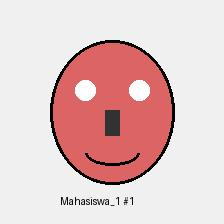
#> input picture Tugas/Dataset/Mahasiswa_1/wajah_1.jpg, 224 x 224 px, given in place of the camera
$ python capture_dataset.py
#> lines starting #> are read from the running program, lines starting #| are printed output that depends on the picture; after the words box and inside, x2 and y2 are one past the last pixel; in counts of white or black regions, pixels touching at a corner belong together
#> the answer given: y
"""
Program Pengambilan Citra Wajah Anggota Kelompok (3 Mahasiswa)
Menggunakan OpenCV Haar Cascade Classifier
"""

import cv2
import os
import sys
import time

def ambil_foto_webcam(nama_mahasiswa, jumlah_foto=30):
#> called with nama_mahasiswa = 'Mahasiswa_1', jumlah_foto = 20
    folder_tujuan = os.path.join("Dataset", nama_mahasiswa)
    os.makedirs(folder_tujuan, exist_ok=True)

    # Inisialisasi Haar Cascade Face Detector
    cascade_path = cv2.data.haarcascades + 'haarcascade_frontalface_default.xml'
    face_cascade = cv2.CascadeClassifier(cascade_path)

    cap = cv2.VideoCapture(0)
    if not cap.isOpened():
        print("[ERROR] Kamera/Webcam tidak dapat diakses.")
        print("[INFO] Anda dapat memasukkan foto wajah manual ke dalam folder:", folder_tujuan)
        return False

    print(f"\n[INFO] Mulai pengambilan foto untuk: {nama_mahasiswa}")
    print("[PETUNJUK] Hadapkan wajah ke kamera. Tekan 'SPACE' untuk mengambil foto, atau 'Q' untuk selesai.")

    count = 0
    while count < jumlah_foto:
        ret, frame = cap.read()
#> frame is the input picture: shape (224, 224, 3); mean B, G, R 198.9, 198.7, 226.6
        if not ret:
            break

        frame_tampil = frame.copy()
        gray = cv2.cvtColor(frame, cv2.COLOR_BGR2GRAY)
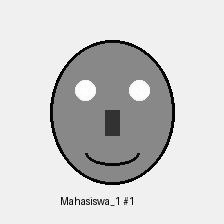
#> gray: shape (224, 224); min 0, max 255, mean 207.1
        faces = face_cascade.detectMultiScale(gray, scaleFactor=1.2, minNeighbors=5, minSize=(100, 100))
#> faces = ()

        for (x, y, w, h) in faces:
            cv2.rectangle(frame_tampil, (x, y), (x+w, y+h), (0, 255, 0), 2)
#> this loop made 0 passes

        info_text = f"Mahasiswa: {nama_mahasiswa} | Foto: {count}/{jumlah_foto}"
        cv2.putText(frame_tampil, info_text, (20, 40), cv2.FONT_HERSHEY_SIMPLEX, 0.7, (0, 255, 255), 2)
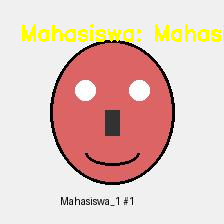
#> frame_tampil: shape (224, 224, 3); 2.96% of pixels changed, all inside (x1, y1, x2, y2) = (22, 24, 224, 42)
        cv2.imshow("Pengambilan Dataset Wajah (SPACE: capture, Q: keluar)", frame_tampil)

        key = cv2.waitKey(1) & 0xFF
#> (key q is pressed here)
        if key == ord(' '):
            if len(faces) > 0:
                x, y, w, h = faces[0]
                face_crop = frame[y:y+h, x:x+w]
                face_resized = cv2.resize(face_crop, (224, 224))
                file_path = os.path.join(folder_tujuan, f"{nama_mahasiswa}_{count+1}.jpg")
                cv2.imwrite(file_path, face_resized)
                count += 1
                print(f"[OK] Tersimpan ({count}/{jumlah_foto}): {file_path}")
            else:
                print("[WARNING] Wajah belum terdeteksi pada frame kamera!")
        elif key == ord('q'):
            break

    cap.release()
    cv2.destroyAllWindows()
    print(f"[SELESAI] Total {count} foto berhasil dikumpulkan untuk {nama_mahasiswa}.")
    return True

def main():
    print("==================================================")
    print("   PENGUMPULAN DATASET WAJAH KELOMPOK (3 ANGGOTA) ")
    print("==================================================")
    mahasiswa_list = ["Mahasiswa_1", "Mahasiswa_2", "Mahasiswa_3"]

    pilihan = input("Gunakan nama default [Mahasiswa_1, 2, 3]? (y/n): ").strip().lower()
    if pilihan != 'y':
        mahasiswa_list = []
        for i in range(1, 4):
            nama = input(f"Masukkan nama mahasiswa {i}: ").strip()
            nama = nama.replace(" ", "_") if nama else f"Mahasiswa_{i}"
            mahasiswa_list.append(nama)

    for nama in mahasiswa_list:
        ambil_foto_webcam(nama, jumlah_foto=20)

if __name__ == "__main__":
    main()
